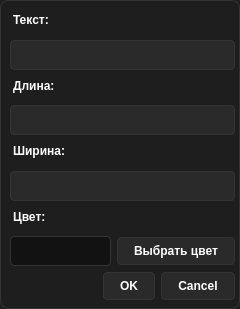
<?xml version="1.0" encoding="UTF-8"?>
<ui version="4.0">
 <class>Object_edit</class>
 <widget class="QDialog" name="Object_edit">
  <property name="geometry">
   <rect>
    <x>0</x>
    <y>0</y>
    <width>240</width>
    <height>309</height>
   </rect>
  </property>
  <property name="windowTitle">
   <string>Dialog</string>
  </property>
  <property name="styleSheet">
   <string notr="true">QDialog {
        background-color: #1E1E1E;
        color: #FFFFFF;
        border: 1px solid #333333;
        border-radius: 8px;
        padding: 16px;
    }

    QLabel {
        font-weight: bold;
        color: #FFFFFF;
        margin-bottom: 4px;
    }

    QLineEdit {
        background-color: #2A2A2A;
        color: #FFFFFF;
        border: 1px solid #333333;
        border-radius: 4px;
        padding: 6px 8px;
    }

    QLineEdit:focus {
        border: 1px solid #BB86FC;
        outline: none;
    }

    /* Поле для отображения цвета — с заливкой */
    QLineEdit#colorDisplay {
        background-color: #121212;  /* фон — как у главного окна */
        border: 1px solid #333333;
        border-radius: 4px;
        padding: 6px 8px;
    }

    QPushButton {
        background-color: #2A2A2A;
        color: #FFFFFF;
        border: 1px solid #333333;
        border-radius: 4px;
        padding: 6px 16px;
        font-weight: 500;
    }

    QPushButton:hover {
        background-color: #333333;
    }

    QPushButton:pressed {
        background-color: #BB86FC;
        color: black;
    }

    QPushButton#okButton {
        background-color: #BB86FC;
        color: black;
        border: 1px solid #BB86FC;
    }

    QPushButton#okButton:hover {
        background-color: #CC99FF;
    }

    QPushButton#okButton:pressed {
        background-color: #AA77DD;
    }

    QPushButton#colorButton {
        background-color: #2A2A2A;
        border: 1px solid #333333;
        border-radius: 4px;
        padding: 0;
    }

    QPushButton#colorButton:hover {
        background-color: #333333;
    }</string>
  </property>
  <widget class="QWidget" name="layoutWidget">
   <property name="geometry">
    <rect>
     <x>10</x>
     <y>10</y>
     <width>225</width>
     <height>290</height>
    </rect>
   </property>
   <layout class="QVBoxLayout" name="verticalLayout">
    <item>
     <widget class="QLabel" name="TextLabel">
      <property name="text">
       <string>Текст:  </string>
      </property>
     </widget>
    </item>
    <item>
     <widget class="QLineEdit" name="textLineEdit"/>
    </item>
    <item>
     <widget class="QLabel" name="LengthLabel">
      <property name="text">
       <string>Длина:</string>
      </property>
     </widget>
    </item>
    <item>
     <widget class="QLineEdit" name="lengthLineEdit"/>
    </item>
    <item>
     <widget class="QLabel" name="WidthLabel">
      <property name="text">
       <string>Ширина:</string>
      </property>
     </widget>
    </item>
    <item>
     <widget class="QLineEdit" name="widthLineEdit"/>
    </item>
    <item>
     <widget class="QLabel" name="ColorLabel">
      <property name="text">
       <string>Цвет:</string>
      </property>
     </widget>
    </item>
    <item>
     <layout class="QHBoxLayout" name="horizontalLayout">
      <item>
       <widget class="QLineEdit" name="colorDisplay"/>
      </item>
      <item>
       <widget class="QPushButton" name="colorChooseButton">
        <property name="text">
         <string>Выбрать цвет</string>
        </property>
       </widget>
      </item>
     </layout>
    </item>
    <item>
     <widget class="QDialogButtonBox" name="buttonBox">
      <property name="orientation">
       <enum>Qt::Horizontal</enum>
      </property>
      <property name="standardButtons">
       <set>QDialogButtonBox::Cancel|QDialogButtonBox::Ok</set>
      </property>
     </widget>
    </item>
   </layout>
  </widget>
 </widget>
 <resources/>
 <connections>
  <connection>
   <sender>buttonBox</sender>
   <signal>accepted()</signal>
   <receiver>Object_edit</receiver>
   <slot>accept()</slot>
   <hints>
    <hint type="sourcelabel">
     <x>248</x>
     <y>254</y>
    </hint>
    <hint type="destinationlabel">
     <x>157</x>
     <y>274</y>
    </hint>
   </hints>
  </connection>
  <connection>
   <sender>buttonBox</sender>
   <signal>rejected()</signal>
   <receiver>Object_edit</receiver>
   <slot>reject()</slot>
   <hints>
    <hint type="sourcelabel">
     <x>316</x>
     <y>260</y>
    </hint>
    <hint type="destinationlabel">
     <x>286</x>
     <y>274</y>
    </hint>
   </hints>
  </connection>
 </connections>
</ui>
